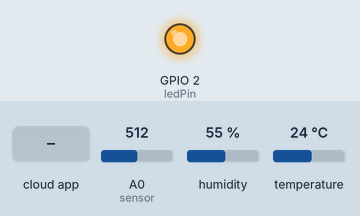
Bench run of a sketch on a simulated ESP8266 (NodeMCU). On the bench: output pins drawn as LEDs (lit = HIGH). The test bench sets the inputs (shaded band); at power-on: A0 (sensor) = 512, humidity 55 %, temperature 24 °C. WiFi joins after 1.5 s; servers stay silent unless stated; network time is answered at once with the bench clock; the local clock reads 2024-03-15 10:24:30 at power-on unless the sketch sets it; the Firebase database answers and starts empty; what the sketch prints to the serial monitor is not drawn.

Above: at 4.8 s.
4.9 s: the phone or cloud app sets led to 1
At 6.3 s:
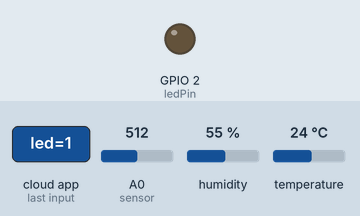
6.8 s: the phone or cloud app sets led to 0
At 8.1 s:
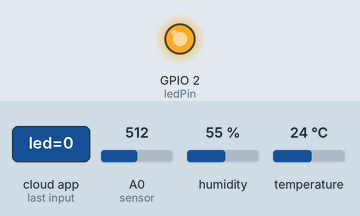
Timing chart, 0 to 9.8 s (numbered marks = the images above; inputs shaded):
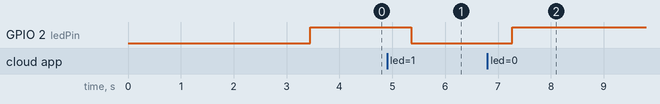

The sketch:

cloudio-firebase.ino
```cpp
// esp8266 community version: 2.5.2
#include <ESP8266WiFi.h>
#include <SoftwareSerial.h>
#include <FirebaseArduino.h>
#include <ArduinoJson.h>
#include <ESP8266HTTPClient.h>
#include <NTPClient.h>
#include <WiFiUdp.h>
#include <AsyncDelay.h>
#include "DHTesp.h"


#define FIREBASE_HOST "tino-test-41bd3.firebaseio.com"
#define FIREBASE_AUTH "++++++++++++++++++++++++"
#define WIFI_SSID "++++++++"
#define WIFI_PASSWORD "++++++++"

AsyncDelay delay_sensors;
AsyncDelay delay_led;

DHTesp dht;

String stringHumidity, stingTemperature;

const int numReadings = 30;
int readings[numReadings];
int readIndex = 0;
int total = 0;
int average = 0;
bool startReading = false;

int sensor = A0; // Analog Port
int air, airMap, gasStart, gasEnd;
int startDelay = 0;
String stringAir;
String ntp;

//const int WlanLED = 4;
//const int DataLED = 6;

const int ledPin = LED_BUILTIN;
int ledStatus;

// ntp offset fuer Berlin +1H
const long utcOffsetInSeconds = 3600;

WiFiUDP ntpUDP;
NTPClient timeClient(ntpUDP, 'de.pool.ntp.org', utcOffsetInSeconds);

void setup()
{
    // Start counting
    delay_sensors.start(1000, AsyncDelay::MILLIS);
    delay_led.start(500, AsyncDelay::MILLIS);

    // Debug console
    Serial.begin(115200);
    // connect to wifi.
    pinMode(ledPin, OUTPUT);
    WiFi.begin(WIFI_SSID, WIFI_PASSWORD);
    Serial.print("connecting");
    while (WiFi.status() != WL_CONNECTED)
    {
        Serial.print(".");
        delay(500);
    }
    Serial.println();
    Serial.print("connected: ");
    Serial.println(WiFi.localIP());

    Firebase.begin(FIREBASE_HOST, FIREBASE_AUTH);
    timeClient.begin();

    // setzt die "Datenbank" initial
    /*
       Firebase.setString("Data/tmp", "0"); // Temperatur
       Firebase.setString("Data/gas", "0"); // Luft Qualitaet
       Firebase.setString("Data/gas_sensor", "0"); // Luft Qualitaet
       Firebase.setString("Data/hum", "0"); // Luftfeuchtigkeit

       Firebase.setString("Data/time", "0"); // ZeitStempel
       Firebase.setString("Data/led", "0"); // LED

       Firebase.setString("Data/slack_hook", "not set"); // slack url
       Firebase.setString("Data/slack_hook", "false"); // slack alarm

       Firebase.setString("Data/gas_start", "49"); // bester Wert
       Firebase.setString("Data/gas_end", "90"); // schrlechtester Wert
       Firebase.setString("Data/gas_alarm", "20"); // wenn schlechter als der Wert gibt es ein Alarm/Slack Nachricht

       Firebase.setString("Data/tmp_alarm_up", "26"); // Alarm wenn Temperatur zu hoch
       Firebase.setString("Data/tmp_alarm_down", "17"); // Alarm wenn Temperatur zu niedrig

       Firebase.setString("Data/hum_alarm_up", "70"); // Alarm wenn Luftfeuchte zu hoch
       Firebase.setString("Data/hum_alarm_down", "10"); // Alarm wenn Luftfeuchte zu niedrig
     */

    dht.setup(5, DHTesp::DHT11); // GPIO 5 ist D1
    pinMode(sensor , INPUT); // GPIO 16 ist D0

      // initialize all the readings to 0:
      for (int thisReading = 0; thisReading < numReadings; thisReading++) {
        readings[thisReading] = 0;
     }
}

void loop()
{
    if (delay_sensors.isExpired()) {
        timeClient.update();
        Firebase.setString("Data/time", String(timeClient.getFormattedTime()));
        total = total - readings[readIndex];
        readings[readIndex] = analogRead(sensor);
        total = total + readings[readIndex];
        readIndex = readIndex + 1;
          if (readIndex >= numReadings) {
          readIndex = 0;
          startReading = true;
        }
         // Durchschnitt Luftqualitaetssensor
         if(startReading) {
           air = total / numReadings;
         }
        // map die Messwerte auf eine art Prozent 100% ist top
        gasStart = Firebase.getInt("Data/gas_start");
        Serial.print("getStart: ");
        Serial.println(gasStart);

        gasEnd = Firebase.getInt("Data/gas_end");
        Serial.print("getEnd: ");
        Serial.println(gasEnd);

        airMap = map(air, gasEnd, gasStart, 0, 100);
        Serial.print("airMap: ");
        Serial.println(airMap);
        stringAir = String(airMap);
        if(air > 0 && airMap < 110 && startDelay > 0) {
            Firebase.setString("Data/gas", stringAir);
            stringAir = String(air);
            Firebase.setString("Data/gas_sensor", stringAir);
        }
        // Temperatur
        delay(dht.getMinimumSamplingPeriod());

        int humidity = dht.getHumidity();
        Serial.print("humidity: ");
        Serial.println(humidity);

        float temperature = dht.getTemperature();
        Serial.print("temperature: ");
        Serial.println(temperature);

        if(temperature > 0) {
            stringHumidity = String(humidity);
            stingTemperature = String(temperature);
            Firebase.setString("Data/hum", stringHumidity);
            Firebase.setString("Data/tmp", stingTemperature);
            delay_sensors.repeat();
        }
        startDelay++;
    }

    if (delay_led.isExpired()) {
        // LED Status
        ledStatus = !Firebase.getInt("Data/led");
        if (ledStatus >= 0) {
            digitalWrite(ledPin, ledStatus);
        }
        delay_led.repeat();
    }
}
```

Measured:
- after the input at 4.9 s, GPIO 2 (ledPin): HIGH → LOW after 0.46 s
- after the input at 6.8 s, GPIO 2 (ledPin): LOW → HIGH after 0.47 s
